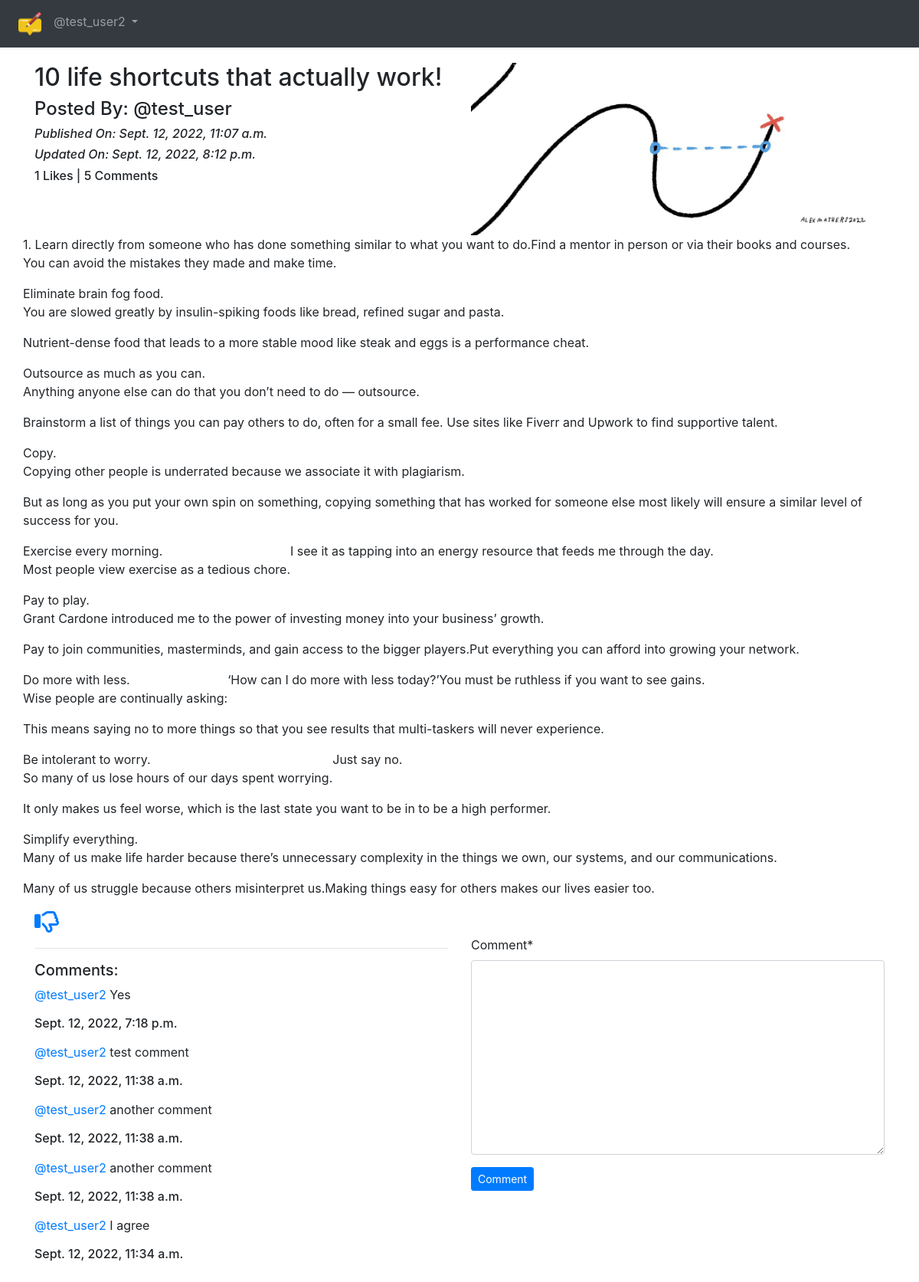
The app's page /blog/details/10-life-shortcuts-that-actually-work-da817139-9afe-4146-bc5c-8a39e3715e68 (signed in) with its own data.
### App_Blog/models.py (models this page shows, shortened)
class Blog(models.Model):
    author = models.ForeignKey(
        User, on_delete=models.CASCADE, related_name='post_author')
    blog_title = models.CharField(max_length=254, verbose_name="Put a Title")
    slug = models.SlugField(max_length=264, unique=True)
    blog_content = models.TextField(verbose_name="What is on your mind?")
    blog_image = models.ImageField(
        upload_to='blog_images', verbose_name="Image")
    publish_date = models.DateTimeField(auto_now_add=True)
    update_date = models.DateTimeField(auto_now=True)
    class Meta:
        ordering = ('-publish_date',)

class Comment(models.Model):
    blog = models.ForeignKey(
        Blog, on_delete=models.CASCADE, related_name='blog_comment')
    user = models.ForeignKey(
        User, on_delete=models.CASCADE, related_name='user_comment')
    comment = models.TextField()
    comment_date = models.DateTimeField(auto_now_add=True)
    class Meta:
        ordering = ('-comment_date',)

### App_Blog/views.py (the view, shortened to what this page needs)
# urls.py: path('details/<slug:slug>', views.blog_details, name='blog_details'),
@login_required
def blog_details(request, slug):
    blog = Blog.objects.get(slug=slug)
    comment_form = CommentForm()
    already_liked = Likes.objects.filter(blog=blog, user=request.user)
    if already_liked:
        liked = True
    else:
        liked = False
    return render(request, 'App_Blog/blog_details.html', context={'blog': blog, 'comment_form': comment_form, 'liked': liked})

### App_Blog/forms.py
class CommentForm(forms.ModelForm):
    class Meta:
        model = Comment
        fields = ('comment', )

### templates/App_Blog/blog_details.html (shortened to what this page needs)
{% extends 'base.html' %}
{% load crispy_forms_tags %}
{% block body_block %}
<div class="row">
    <div class="col-sm-6">
        <h2>{{blog.blog_title}}</h2>
        <h4>Posted By: @{{blog.author}}</h4>
        <i><h6>Published On: {{blog.publish_date}}</h6></i>
        <i><h6>Updated On: {{blog.update_date}}</h6></i>
        <h6>{{blog.liked_blog.count}} Likes  |  {{blog.blog_comment.count}} Comments</h6>
    </div>
    <div class="col-sm-6">
        <img src="/media/{{blog.blog_image}}" width="100%">
    </div>
    <p>{{blog.blog_content|linebreaks}}</p>
</div>
{% if not liked %}
<a href="{% url 'App_Blog:liked_post' pk=blog.pk %}">
    <i class="far fa-thumbs-up fa-2x"></i>
</a>
{% else %}
<a href="{% url 'App_Blog:unliked_post' pk=blog.pk %}">
    <i class="far fa-thumbs-down fa-2x"></i>
</a>
{% endif %}
<div class="row">
    <div class="col-sm-6">
        <hr>
        <h5>Comments:</h5>
        {% for comment in blog.blog_comment.all %}
        <p><a href="#">@{{comment.user}}</a> {{comment.comment}} <br> <h6>{{comment.comment_date}}</h6></p>
        {% endfor %}
    </div>
    <div class="col-sm-6">
        <form method="POST">
            {{ comment_form|crispy }}
            <button type="submit" name="button" class="btn btn-primary btn-sm">Comment</button>
        </form>
    </div>
</div>
<br>
<br>
{% endblock %}

### templates/base.html (shortened to what this page needs)
<!doctype html>
<html lang="en">
  <head>
    <link rel="stylesheet" href="https://cdn.jsdelivr.net/npm/bootstrap@4.6.2/dist/css/bootstrap.min.css">
  </head>
  <body>
    <nav class="navbar navbar-expand-sm bg-dark navbar-dark">
      <ul class="navbar-nav">
            <li class="nav-item active">
              <a class="nav-link" href="{% url 'index' %}"><img src="/media/logo.png" width="30px"></a>
            </li>
            {% if user.is_authenticated %}
              <div class="nav-item dropdown">
                  <a class="nav-link dropdown-toggle" href="#" id="navbardrop" data-toggle="dropdown">
                    @{{ user.username }}
                  </a>
              </div>
            {% endif %}
      </ul>
    </nav>
    <div class="container" style="padding-top:20px">
      {% block body_block %}
      {% endblock %}
    </div>
  </body>
</html>

### records on screen
Blog: blog_title "10 life shortcuts that actually work!", author "test_user", publish_date "Sept. 12, 2022, 11:07 a.m.", update_date "Sept. 12, 2022, 8:12 p.m.", liked_blog.count "1", blog_comment.count "5", blog_image (picture), blog_content "1. Learn directly from someone who has done something similar to what you want to do. You can avoid the mistakes they made and make time. Find a mentor in person or via their books and courses. Eliminate brain fog food. You are slowed greatly by insulin-spiking foods like bread, refined sugar and pasta. Nutrient-dense food that leads to a more stable mood like steak and eggs is a performance cheat. Outsource as much as you can. Anything anyone else can do that you don’t need to do — outsource. Brainstorm a list of things you can pay others to do, often for a small fee. Use sites like Fiverr and Upwork to find supportive talent. Copy. Copying other people is underrated because we associate…"
Comment: user "test_user2", comment "Yes", comment_date "Sept. 12, 2022, 7:18 p.m."
Comment: user "test_user2", comment "test comment", comment_date "Sept. 12, 2022, 11:38 a.m."
Comment: user "test_user2", comment "another comment", comment_date "Sept. 12, 2022, 11:38 a.m."
Comment: user "test_user2", comment "another comment", comment_date "Sept. 12, 2022, 11:38 a.m."
Comment: user "test_user2", comment "I agree", comment_date "Sept. 12, 2022, 11:34 a.m."

### other values on screen
{{ user.username }} "test_user2"
